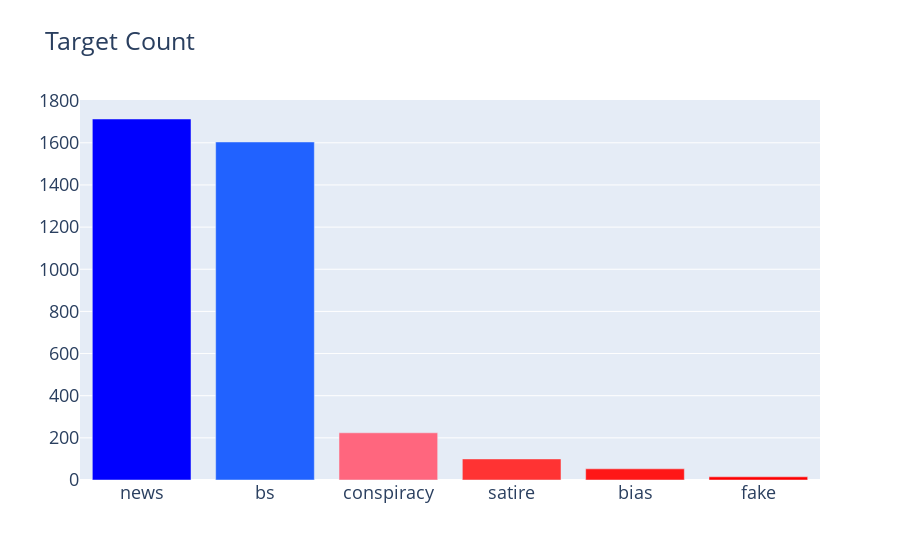
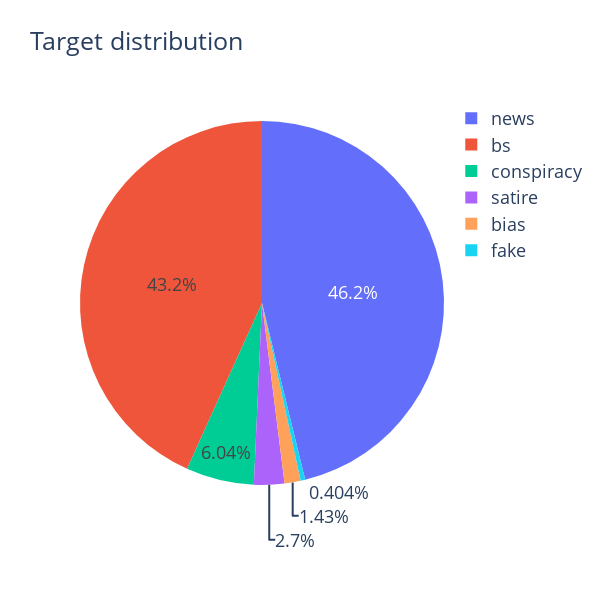

Notebook source saved alongside these figures, in order:
### Markdown cell above
## Target Distribution
First let us look at the distribution of the target variable to understand more about the imbalance and so on.

### Code cell
def configure_plotly_browser_state():
  import IPython
  display(IPython.core.display.HTML('''
        <script src="/static/components/requirejs/require.js"></script>
        <script>
          requirejs.config({
            paths: {
              base: '/static/base',
              plotly: 'https://cdn.plot.ly/plotly-latest.min.js?noext',
            },
          });
        </script>
        '''))

#plotly fix
configure_plotly_browser_state()

## target count ##
cnt_srs = df['type'].value_counts()
trace = go.Bar(
    x=cnt_srs.index,
    y=cnt_srs.values,
    marker=dict(
        color=cnt_srs.values,
        colorscale = 'Picnic',
        reversescale = True
    ),
)

layout = go.Layout(
    title='Target Count',
    font=dict(size=18)
)

data = [trace]
fig = go.Figure(data=data, layout=layout)
py.iplot(fig, filename="TargetCount")

## target distribution ##
labels = (np.array(cnt_srs.index))
sizes = (np.array((cnt_srs / cnt_srs.sum())*100))

trace = go.Pie(labels=labels, values=sizes)
layout = go.Layout(
    title='Target distribution',
    font=dict(size=18),
    width=600,
    height=600,
)
data = [trace]
fig = go.Figure(data=data, layout=layout)
py.iplot(fig, filename="usertype")

### Figure 1 — Plotly figure (JSON) as saved in the notebook; plotly's stock layout.template omitted (floating-point values rounded to 4 significant figures)
{"data": [{"marker": {"color": [1713, 1604, 224, 100, 53, 15], "reversescale": true, "colorscale": [[0, "rgb(0,0,255)"], [0.1, "rgb(51,153,255)"], [0.2, "rgb(102,204,255)"], [0.3, "rgb(153,204,255)"], [0.4, "rgb(204,204,255)"], [0.5, "rgb(255,255,255)"], [0.6, "rgb(255,204,255)"], [0.7, "rgb(255,153,255)"], [0.8, "rgb(255,102,204)"], [0.9, "rgb(255,102,102)"], [1, "rgb(255,0,0)"]]}, "x": ["news", "bs", "conspiracy", "satire", "bias", "fake"], "type": "bar", "y": [1713, 1604, 224, 100, 53, 15]}], "layout": {"font": {"size": 18}, "title": {"text": "Target Count"}}}

### Figure 2 — Plotly figure (JSON) as saved in the notebook; plotly's stock layout.template omitted (floating-point values rounded to 4 significant figures)
{"data": [{"values": [46.18, 43.25, 6.039, 2.696, 1.429, 0.4044], "labels": ["news", "bs", "conspiracy", "satire", "bias", "fake"], "type": "pie"}], "layout": {"title": {"text": "Target distribution"}, "font": {"size": 18}, "width": 600, "height": 600}}
